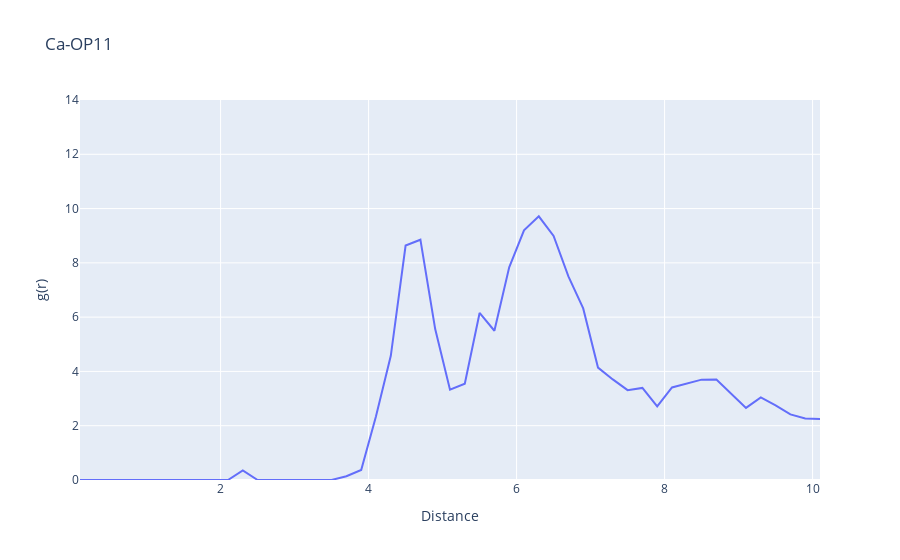

The cell this chart's notebook holds for it:
### Code cell
data = pd.read_table("RDF_CA_OP11_Unprot_TOCL2.dat", names=["Distance","g(r)"], sep = " ", index_col=False)
fig = px.line(data, x = "Distance", y= "g(r)", title = "Ca-OP11")
fig.update_layout(yaxis_range=[0,14])
fig.show()

### Figure 1 — Plotly figure (JSON) as saved in the notebook; plotly's stock layout.template omitted (floating-point values rounded to 4 significant figures)
{"data": [{"hovertemplate": "Distance=%{x}<br>g(r)=%{y}<extra></extra>", "legendgroup": "", "line": {"color": "#636efa", "dash": "solid"}, "marker": {"symbol": "circle"}, "mode": "lines", "name": "", "orientation": "v", "showlegend": false, "type": "scatter", "x": [0.1, 0.3, 0.5, 0.7, 0.9, 1.1, 1.3, 1.5, 1.7, 1.9, 2.1, 2.3, 2.5, 2.7, 2.9, 3.1, 3.3, 3.5, 3.7, 3.9, 4.1, 4.3, 4.5, 4.7, 4.9, 5.1, 5.3, 5.5, 5.7, 5.9, 6.1, 6.3, 6.5, 6.7, 6.9, 7.1, 7.3, 7.5, 7.7, 7.9, 8.1, 8.3, 8.5, 8.7, 8.9, 9.1, 9.3, 9.5, 9.7, 9.9, 10.1], "xaxis": "x", "y": [0, 0, 0, 0, 0, 0, 0, 0, 0, 0, 0, 0.3556, 0, 0, 0, 0, 0, 0, 0.1376, 0.3712, 2.349, 4.577, 8.637, 8.853, 5.56, 3.326, 3.548, 6.155, 5.498, 7.835, 9.198, 9.715, 8.991, 7.499, 6.32, 4.141, 3.705, 3.31, 3.394, 2.712, 3.411, 3.549, 3.697, 3.703, 3.182, 2.657, 3.045, 2.751, 2.419, 2.264, 2.249], "yaxis": "y"}], "layout": {"legend": {"tracegroupgap": 0}, "title": {"text": "Ca-OP11"}, "xaxis": {"anchor": "y", "domain": [0, 1], "title": {"text": "Distance"}}, "yaxis": {"anchor": "x", "domain": [0, 1], "range": [0, 14], "title": {"text": "g(r)"}}}}
